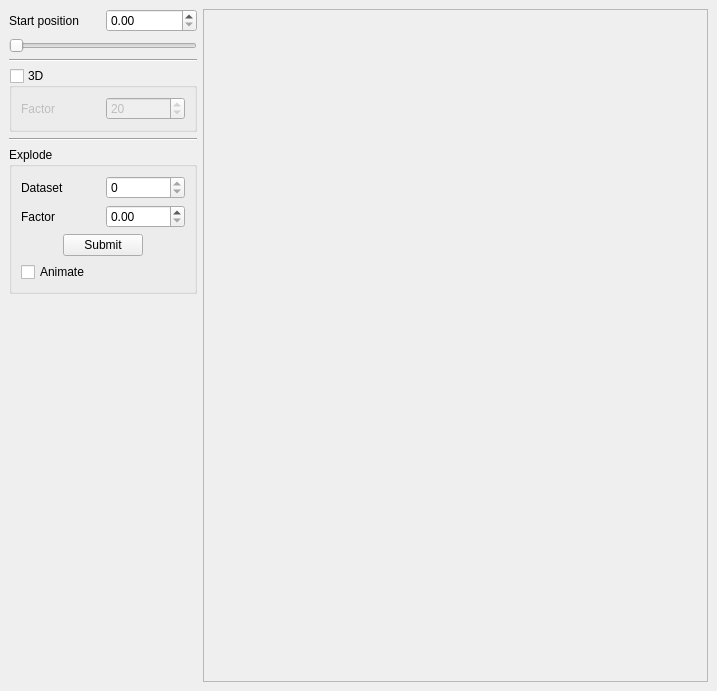
<?xml version="1.0" encoding="UTF-8"?>
<ui version="4.0">
 <class>MainWindow</class>
 <widget class="QWidget" name="MainWindow">
  <property name="geometry">
   <rect>
    <x>0</x>
    <y>0</y>
    <width>717</width>
    <height>691</height>
   </rect>
  </property>
  <property name="windowTitle">
   <string>Pie Chart </string>
  </property>
  <property name="windowIcon">
   <iconset>
    <normaloff/>
   </iconset>
  </property>
  <layout class="QGridLayout">
   <property name="margin">
    <number>9</number>
   </property>
   <property name="spacing">
    <number>6</number>
   </property>
   <item row="0" column="0">
    <layout class="QVBoxLayout">
     <property name="spacing">
      <number>6</number>
     </property>
     <property name="margin">
      <number>0</number>
     </property>
     <item>
      <layout class="QHBoxLayout">
       <property name="spacing">
        <number>6</number>
       </property>
       <property name="margin">
        <number>0</number>
       </property>
       <item>
        <widget class="QLabel" name="zoomFactorLB">
         <property name="text">
          <string>Start position</string>
         </property>
        </widget>
       </item>
       <item>
        <widget class="QDoubleSpinBox" name="startPositionSB">
         <property name="minimum">
          <double>0.000000000000000</double>
         </property>
         <property name="maximum">
          <double>360.000000000000000</double>
         </property>
         <property name="singleStep">
          <double>1.000000000000000</double>
         </property>
         <property name="value">
          <double>0.000000000000000</double>
         </property>
        </widget>
       </item>
      </layout>
     </item>
     <item>
      <widget class="QSlider" name="startPositionSL">
       <property name="sizePolicy">
        <sizepolicy hsizetype="Minimum" vsizetype="Fixed">
         <horstretch>0</horstretch>
         <verstretch>0</verstretch>
        </sizepolicy>
       </property>
       <property name="maximum">
        <number>360</number>
       </property>
       <property name="orientation">
        <enum>Qt::Horizontal</enum>
       </property>
      </widget>
     </item>
     <item>
      <widget class="Line" name="line">
       <property name="orientation">
        <enum>Qt::Horizontal</enum>
       </property>
      </widget>
     </item>
     <item>
      <widget class="QGroupBox" name="threeDGB">
       <property name="title">
        <string>3D</string>
       </property>
       <property name="checkable">
        <bool>true</bool>
       </property>
       <property name="checked">
        <bool>false</bool>
       </property>
       <layout class="QHBoxLayout">
        <property name="spacing">
         <number>6</number>
        </property>
        <property name="margin">
         <number>9</number>
        </property>
        <item>
         <widget class="QLabel" name="label_3">
          <property name="text">
           <string>Factor</string>
          </property>
         </widget>
        </item>
        <item>
         <widget class="QSpinBox" name="threeDFactorSB">
          <property name="value">
           <number>20</number>
          </property>
         </widget>
        </item>
       </layout>
      </widget>
     </item>
     <item>
      <widget class="Line" name="line_2">
       <property name="orientation">
        <enum>Qt::Horizontal</enum>
       </property>
      </widget>
     </item>
     <item>
      <widget class="QGroupBox" name="explodeGB">
       <property name="title">
        <string>Explode</string>
       </property>
       <property name="checkable">
        <bool>false</bool>
       </property>
       <property name="checked">
        <bool>false</bool>
       </property>
       <layout class="QGridLayout">
        <property name="margin">
         <number>9</number>
        </property>
        <property name="spacing">
         <number>6</number>
        </property>
        <item row="0" column="1">
         <widget class="QSpinBox" name="explodeDatasetSB">
          <property name="maximum">
           <number>0</number>
          </property>
         </widget>
        </item>
        <item row="1" column="0">
         <widget class="QLabel" name="label_2">
          <property name="text">
           <string>Factor</string>
          </property>
         </widget>
        </item>
        <item row="0" column="0">
         <widget class="QLabel" name="label">
          <property name="text">
           <string>Dataset</string>
          </property>
         </widget>
        </item>
        <item row="2" column="0" colspan="2">
         <layout class="QHBoxLayout">
          <property name="spacing">
           <number>6</number>
          </property>
          <property name="margin">
           <number>0</number>
          </property>
          <item>
           <spacer>
            <property name="orientation">
             <enum>Qt::Horizontal</enum>
            </property>
            <property name="sizeHint" stdset="0">
             <size>
              <width>20</width>
              <height>16</height>
             </size>
            </property>
           </spacer>
          </item>
          <item>
           <widget class="QPushButton" name="explodeSubmitPB">
            <property name="text">
             <string>Submit</string>
            </property>
           </widget>
          </item>
          <item>
           <spacer>
            <property name="orientation">
             <enum>Qt::Horizontal</enum>
            </property>
            <property name="sizeHint" stdset="0">
             <size>
              <width>40</width>
              <height>20</height>
             </size>
            </property>
           </spacer>
          </item>
         </layout>
        </item>
        <item row="1" column="1">
         <widget class="QDoubleSpinBox" name="explodeFactorSB">
          <property name="maximum">
           <double>1.000000000000000</double>
          </property>
          <property name="singleStep">
           <double>0.050000000000000</double>
          </property>
         </widget>
        </item>
        <item row="3" column="0">
         <widget class="QCheckBox" name="animateExplosionCB">
          <property name="text">
           <string>Animate</string>
          </property>
         </widget>
        </item>
       </layout>
      </widget>
     </item>
     <item>
      <spacer>
       <property name="orientation">
        <enum>Qt::Vertical</enum>
       </property>
       <property name="sizeHint" stdset="0">
        <size>
         <width>188</width>
         <height>311</height>
        </size>
       </property>
      </spacer>
     </item>
    </layout>
   </item>
   <item row="0" column="1">
    <widget class="QSplitter" name="splitter">
     <property name="orientation">
      <enum>Qt::Horizontal</enum>
     </property>
     <widget class="QFrame" name="chartFrame">
      <property name="minimumSize">
       <size>
        <width>300</width>
        <height>400</height>
       </size>
      </property>
      <property name="frameShape">
       <enum>QFrame::StyledPanel</enum>
      </property>
      <property name="frameShadow">
       <enum>QFrame::Raised</enum>
      </property>
     </widget>
    </widget>
   </item>
  </layout>
 </widget>
 <resources/>
 <connections>
  <connection>
   <sender>animateExplosionCB</sender>
   <signal>toggled(bool)</signal>
   <receiver>explodeDatasetSB</receiver>
   <slot>setDisabled(bool)</slot>
   <hints>
    <hint type="sourcelabel">
     <x>65</x>
     <y>190</y>
    </hint>
    <hint type="destinationlabel">
     <x>119</x>
     <y>106</y>
    </hint>
   </hints>
  </connection>
  <connection>
   <sender>animateExplosionCB</sender>
   <signal>toggled(bool)</signal>
   <receiver>explodeFactorSB</receiver>
   <slot>setDisabled(bool)</slot>
   <hints>
    <hint type="sourcelabel">
     <x>86</x>
     <y>189</y>
    </hint>
    <hint type="destinationlabel">
     <x>125</x>
     <y>132</y>
    </hint>
   </hints>
  </connection>
  <connection>
   <sender>animateExplosionCB</sender>
   <signal>toggled(bool)</signal>
   <receiver>explodeSubmitPB</receiver>
   <slot>setDisabled(bool)</slot>
   <hints>
    <hint type="sourcelabel">
     <x>43</x>
     <y>191</y>
    </hint>
    <hint type="destinationlabel">
     <x>60</x>
     <y>161</y>
    </hint>
   </hints>
  </connection>
 </connections>
</ui>
